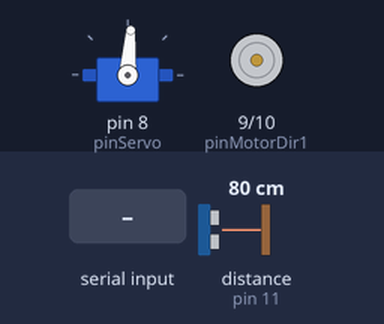
The sketch below on a simulated Arduino Uno, built with avr-gcc and run on an emulated ATmega328P. On the bench: servo, motor-driver pin pairs drawn as motors (green arrow = first pin HIGH = forward, orange = second pin HIGH = backward, longer = more drive, scaled by the enable pin). Wiring (inferred from the names in the program): ultrasonic range finder: trigger pin 3; echo pin 11. The inputs (shaded band) are chosen by the test bench; at power-on: distance to the obstacle (sensor on pin 11) 80 cm. The echo pulse lasts 58.3 µs per cm; what the sketch prints to the serial monitor is not drawn.

Above: at 1.2 s.
1.3 s: "<1,90,45>" received over Serial
Timing chart, 0 to 4.3 s (numbered marks = the images above; inputs shaded):
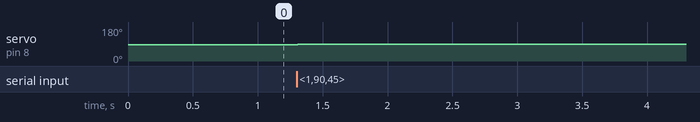

Measured:
- after the input at 1.3 s, servo on pin 8 (pinServo): 86° → 90° at once

The sketch:

Arduino_Code_1ra_competici_n_.ino
```cpp
#include <Servo.h>
#include <stdlib.h>

Servo direccion;

// ================= PINES =================
const int pinServo = 8;
const int pinMotorPWM = 7;
const int pinMotorDir1 = 9; // Motor IN1
const int pinMotorDir2 = 10; // Motor IN2

// Sensor de distancia funcional para estacionamiento
const int pinTrig = 3;
const int pinEcho = 11;

// ================= VARIABLES =================
int distanciaSensor = 200;
const byte numChars = 32;
char receivedChars[numChars];
char tempChars[numChars];
boolean newData = false;

int velocidadAuto = 0;
int anguloServo = 86;
unsigned long previousMillisSensor = 0;

void setup() {
    Serial.begin(115200);
    direccion.attach(pinServo);
    direccion.write(86);

    pinMode(pinMotorPWM, OUTPUT);
    pinMode(pinMotorDir1, OUTPUT);
    pinMode(pinMotorDir2, OUTPUT);
    pinMode(pinTrig, OUTPUT);
    pinMode(pinEcho, INPUT);
}

void loop() {
    recvWithStartEndMarkers();
    if (newData == true) {
        strcpy(tempChars, receivedChars);
        parseData();
        ejecutarMovimiento();
        newData = false;
    }

    unsigned long currentMillis = millis();
    if (currentMillis - previousMillisSensor >= 50) {
        previousMillisSensor = currentMillis;
        leerDistancia();
        Serial.print("DIST:");
        Serial.println(distanciaSensor);
    }
}

void recvWithStartEndMarkers() {
    static boolean recvInProgress = false;
    static byte ndx = 0;
    char startMarker = '<';
    char endMarker = '>';
    char rc;

    while (Serial.available() > 0 && newData == false) {
        rc = Serial.read();
        if (recvInProgress == true) {
            if (rc != endMarker) {
                receivedChars[ndx] = rc;
                ndx++;
                if (ndx >= numChars) { ndx = numChars - 1; }
            } else {
                receivedChars[ndx] = '\0';
                recvInProgress = false;
                ndx = 0;
                newData = true;
            }
        } else if (rc == startMarker) {
            recvInProgress = true;
        }
    }
}

void parseData() {
    char * strtokIndx;
    strtokIndx = strtok(tempChars, ",");
    if(strtokIndx != NULL) {
        int velTemp = atoi(strtokIndx);
        strtokIndx = strtok(NULL, ",");
        if(strtokIndx != NULL) {
            int angTemp = atoi(strtokIndx);

            if (velTemp < 0) velTemp = 0;
            if (velTemp > 255) velTemp = 255;
            velocidadAuto = velTemp;

            if (angTemp >= 60 && angTemp <= 120) {
                anguloServo = angTemp;
            }
        }
    }
}

void ejecutarMovimiento() {
    direccion.write(anguloServo);

    if (velocidadAuto > 0) {
        digitalWrite(pinMotorDir1, HIGH);
        digitalWrite(pinMotorDir2, LOW);
        analogWrite(pinMotorPWM, velocidadAuto);
    } else {
        digitalWrite(pinMotorDir1, LOW);
        digitalWrite(pinMotorDir2, LOW);
        analogWrite(pinMotorPWM, 0);
    }
}

void leerDistancia() {
    digitalWrite(pinTrig, LOW);
    delayMicroseconds(2);
    digitalWrite(pinTrig, HIGH);
    delayMicroseconds(10);
    digitalWrite(pinTrig, LOW);

    long duration = pulseIn(pinEcho, HIGH, 12000);
    if (duration == 0) {
        distanciaSensor = 200;
    } else {
        distanciaSensor = duration * 0.034 / 2;
    }
}
```
